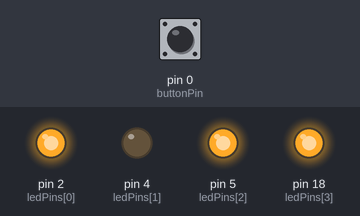
Bench run of a sketch on a simulated Arduino Uno, built with avr-gcc and run on an emulated ATmega328P. Shown: output pins drawn as LEDs (lit = HIGH). The inputs (shaded band) are chosen by the test bench; at power-on: pin 0 (buttonPin) HIGH.

Above: at 1.2 s.
1.3 s: pin 0 (buttonPin) pulled LOW for 0.15 s
At 2.4 s:
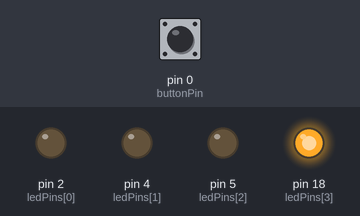
3.0 s: pin 0 (buttonPin) pulled LOW for 1 s
At 3.7 s:
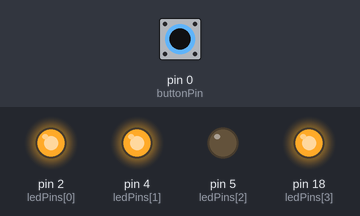
5.5 s: pin 0 (buttonPin) pulled LOW for 0.15 s
At 6.8 s:
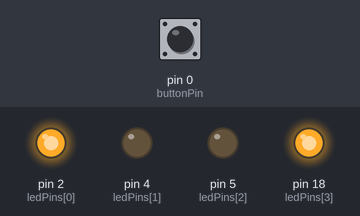
7.2 s: pin 0 (buttonPin) pulled LOW for 3.2 s
At 8.1 s:
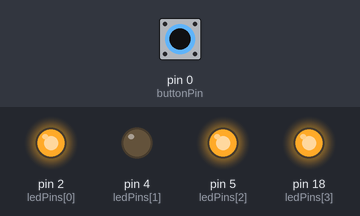
Timing chart, 0 to 10.2 s (numbered marks = the images above; inputs shaded):
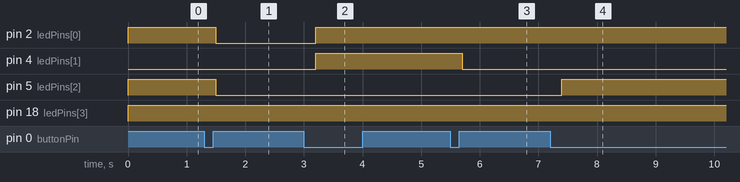

The sketch:

4Leds_ButtonSwitch.ino
```cpp
/**********************************************************************************************************************
************************************4 LEDS , 4 sequences with button switches******************************************
**********************************************************************************************************************/


const int buttonPin = 0;
const int ledPins[] = {2, 4, 5, 18};
const int numLeds = 4;

int buttonState = 0; //on off switch
int lastButtonState = HIGH;
int pattern = 0; //counting the patterns

void setup()
{
  // put your setup code here, to run once:
  pinMode(buttonPin, INPUT);
    for(int i = 0; i < numLeds; i++) // add led until amount of total leds
    {
      pinMode(ledPins[i], OUTPUT);
    }
}

void loop() {
  // put your main code here, to run repeatedly:
  buttonState = digitalRead(buttonPin);// check if button is on or off

  if (buttonState == LOW && lastButtonState == HIGH)
  {
    pattern = (pattern + 1) % 4; //Cycle through patterns. checking remainder of the #'s  pattern, resets back to 0 (1st pattern) on 4th pattern
    delay(200);
  }
  //instead of an if-else statment we use a switch case
  switch(pattern){
    case(0):
        digitalWrite(ledPins[0], HIGH);
        digitalWrite(ledPins[1], LOW);
        digitalWrite(ledPins[2], HIGH);
        digitalWrite(ledPins[3], HIGH);
        break;

    case(1):
        digitalWrite(ledPins[0], LOW);
        digitalWrite(ledPins[1], LOW);
        digitalWrite(ledPins[2], LOW);
        digitalWrite(ledPins[3], HIGH);
        break;

    case(2):
        digitalWrite(ledPins[0], HIGH);
        digitalWrite(ledPins[1], HIGH);
        digitalWrite(ledPins[2], LOW);
        digitalWrite(ledPins[3], HIGH);
        break;
    case(3):
        digitalWrite(ledPins[0], HIGH);
        digitalWrite(ledPins[1], LOW);
        digitalWrite(ledPins[2], LOW);
        digitalWrite(ledPins[3], HIGH);
        break;
  }

  lastButtonState = buttonState; // update button state

}
```

Measured:
- after the input at 1.3 s, pin 2 (ledPins[0]), pin 5 (ledPins[2]): HIGH → LOW after 0.20 s
- after the input at 3.0 s, pin 2 (ledPins[0]), pin 4 (ledPins[1]): LOW → HIGH after 0.20 s
- after the input at 5.5 s, pin 4 (ledPins[1]): HIGH → LOW after 0.20 s
- after the input at 7.2 s, pin 5 (ledPins[2]): LOW → HIGH after 0.20 s
